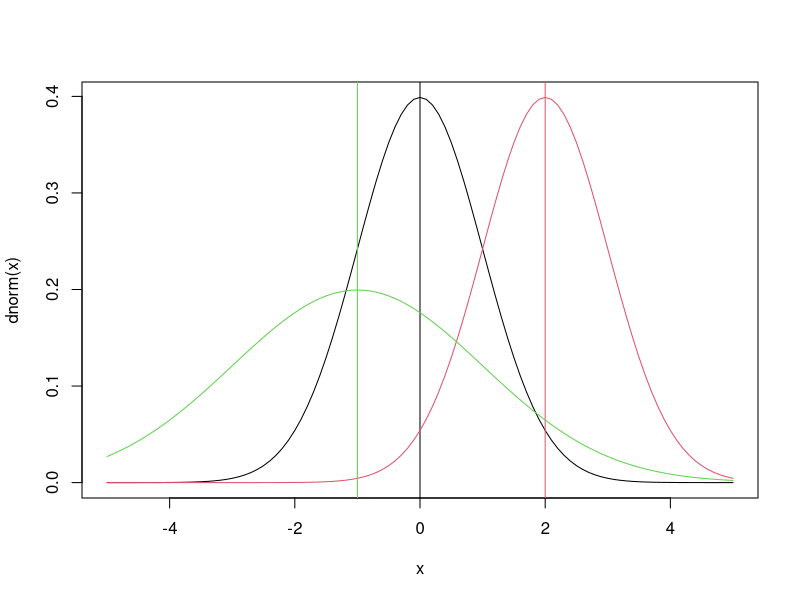
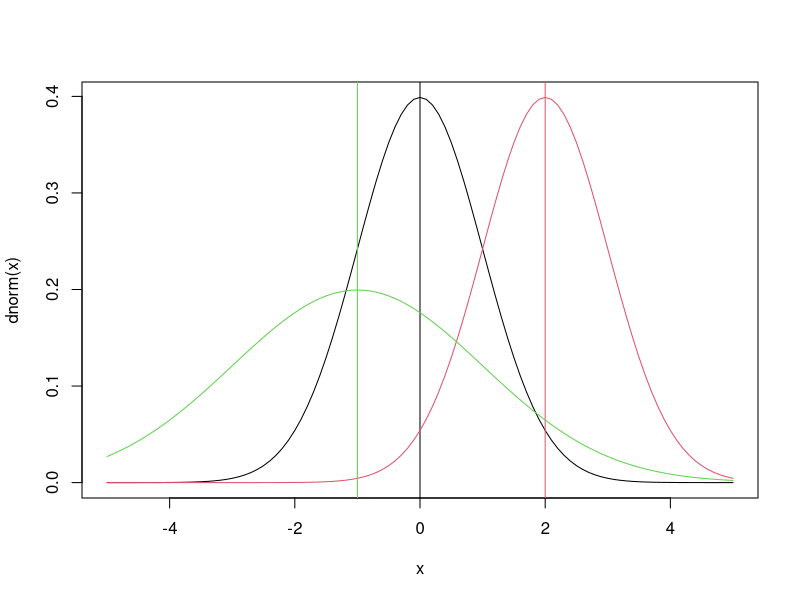
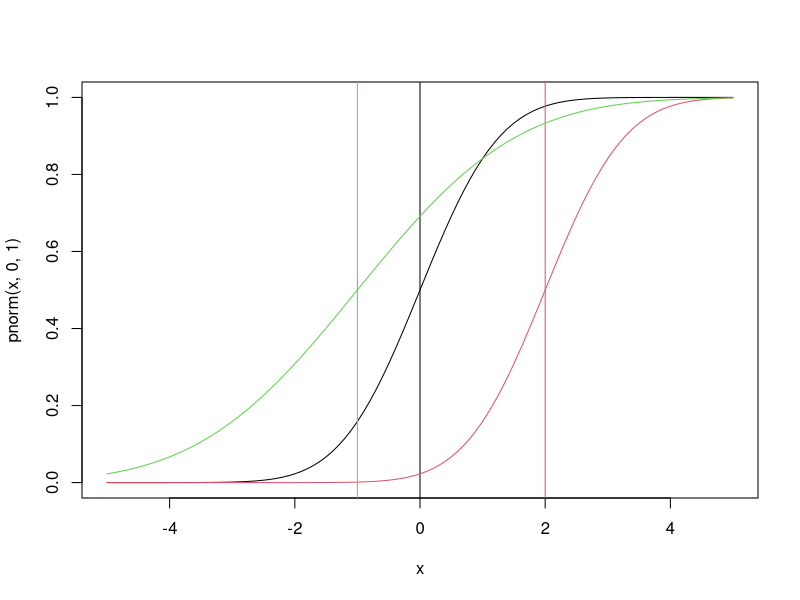
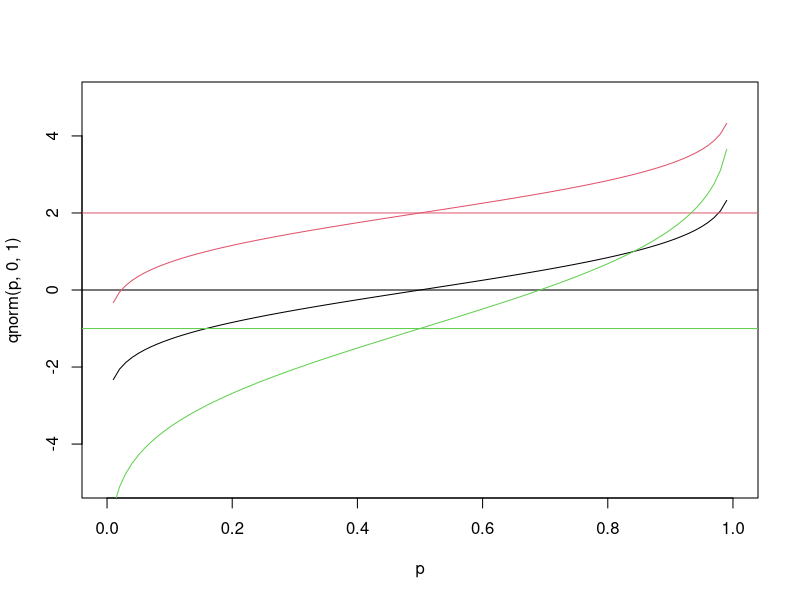
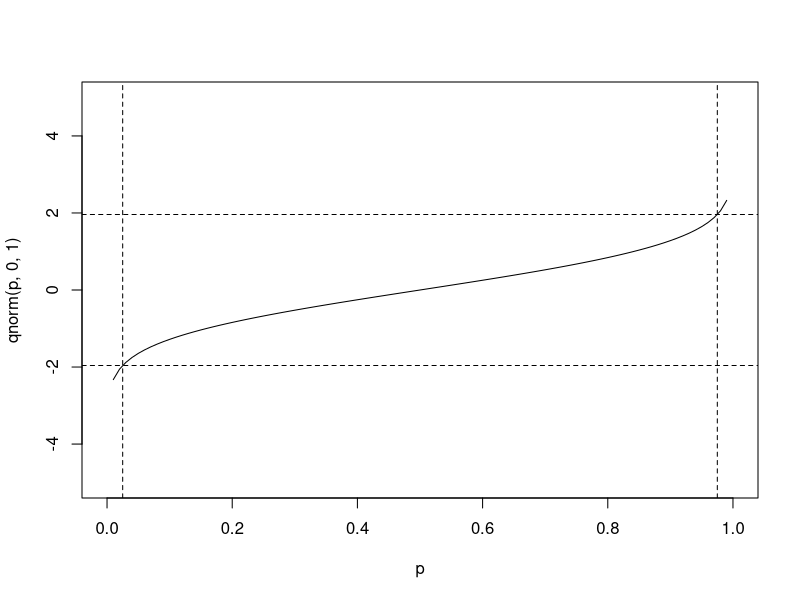
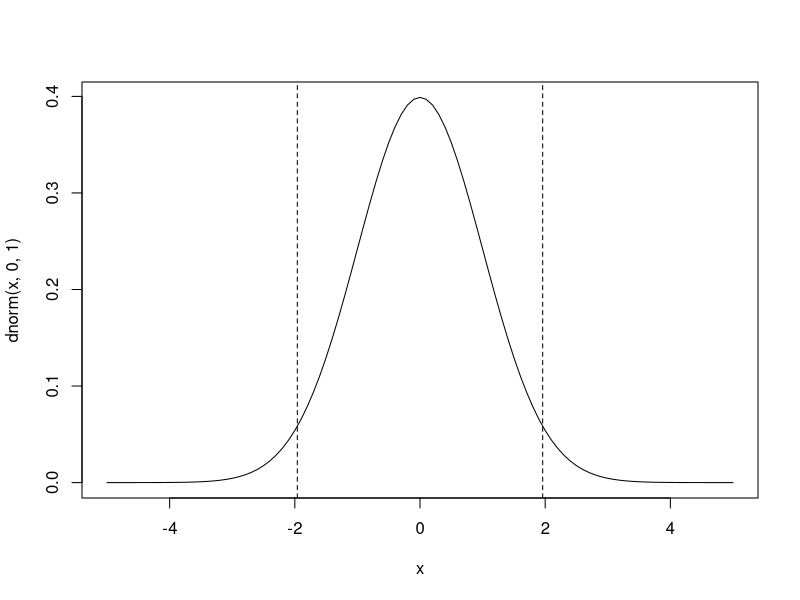
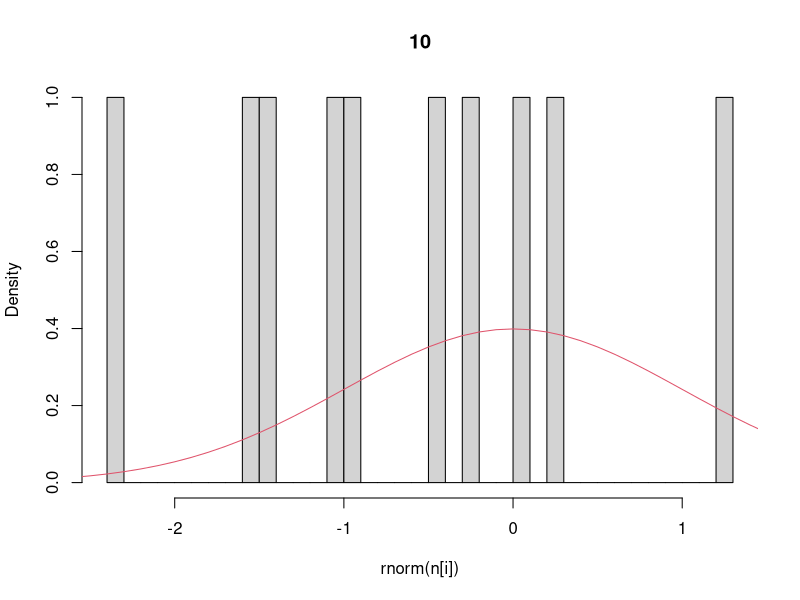
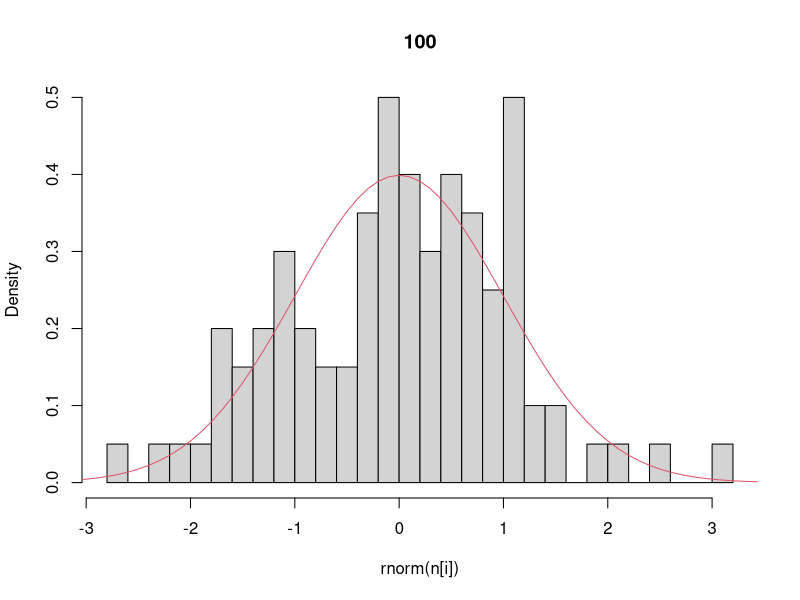

Recreate these plots in R, in order.
## ---- chunk 1
x = seq(-5,5,by=0.1)
plot(x,dnorm(x),type='l')  		## that’s a lowercase “L” for “line”
abline(v=0)					          ## add a line to indicate the mean (“v” is for “vertical”)
lines(x,dnorm(x,2),col=2)			## try changing the mean (“col” sets the color)
abline(v=2,col=2)
lines(x,dnorm(x,-1,2),col=3)	## try changing the mean and standard dev
abline(v=-1,col=3)
## ---- chunk 2
curve(dnorm,-5,5)
abline(v=0)
curve(dnorm(x,2),-5,5,add=TRUE,col=2)
abline(v=2,col=2)
curve(dnorm(x,-1,2),-5,5,add=TRUE,col=3)	## try changing the mean and standard dev
abline(v=-1,col=3)
## ---- chunk 3
dnorm(0.5,0,1)
dnorm(0.5,2,1)
dnorm(0.5,-1,2)
## ---- chunk 4
plot(x,pnorm(x,0,1),type='l')
abline(v=0)
lines(x,pnorm(x,2,1),col=2)
abline(v=2,col=2)
lines(x,pnorm(x,-1,2),col=3)
abline(v=-1,col=3)
## ---- chunk 5
pnorm(0.5,0,1)
pnorm(0.5,2,1)
pnorm(0.5,-1,2)
## ---- chunk 6
p = seq(0,1,by=0.01)
plot(p,qnorm(p,0,1),type='l',ylim=range(x))    # ylim sets the y-axis range
# range returns the min/max as a 2-element vector
abline(h=0)						# “h” for “horizontal”
lines(p,qnorm(p,2,1),col=2)
abline(h=2,col=2)
lines(p,qnorm(p,-1,2),col=3)
abline(h=-1,col=3)
## ---- chunk 7
qnorm(c(0.025,0.975),0,1)		# what width CI is specified by these values?
plot(p,qnorm(p,0,1),type='l',ylim=range(x))
abline(v=c(0.025,0.975),lty=2)	# add vertical lines at the CI
abline(h=qnorm(c(0.025,0.975)),lty=2)	#add horizontal lines at the threshold vals
plot(x,dnorm(x,0,1),type='l')		# plot the corresponding pdf
abline(v=qnorm(c(0.025,0.975)),lty=2)
## ---- chunk 8
n = c(10,100,1000,10000)	# sequence of sample sizes
for(i in 1:4){			# loop over these sample sizes
  hist(rnorm(n[i]),main=n[i],probability=TRUE,breaks=40)  
				#here breaks defines number of bins in the histogram
  lines(x,dnorm(x),col=2)
}
## ---- chunk 9
y = rnorm(10)  	## Sample size = 10
y
mean(y)
sd(y)			## standard deviation
sd(y)/sqrt(10) 		## standard error
y = rnorm(10000) 	## Sample size = 10000
mean(y)
sd(y)			## standard deviation
sd(y)/sqrt(10000) 	## standard error
## ---- chunk 10
plot(x,dunif(x),type='l')
lines(x,dunif(x,0,4),col=2)
lines(x,dunif(x,-3,-0.5),col=3)

plot(x,punif(x),type='l')
lines(x,punif(x,0,4),col=2)
lines(x,punif(x,-3,-0.5),col=3)

plot(p,qunif(p),type='l',ylim=range(x))
lines(p,qunif(p,0,4),col=2)
lines(p,qunif(p,-3,-0.5),col=3)

hist(runif(500,-3,3),breaks=30,xlim=range(x),probability=TRUE)
lines(x,dunif(x,-3,3),col=2)
## ---- chunk 11
plot(p,dbeta(p,5,5),type='l')
lines(p,dbeta(p,1,1),col=2)
lines(p,dbeta(p,0.2,0.2),col=3)

## vary beta
plot(p,dbeta(p,6,6),type='l',ylim=c(0,5))
lines(p,dbeta(p,6,4),col=2)
lines(p,dbeta(p,6,2),col=3)
lines(p,dbeta(p,6,1.25),col=4)
lines(p,dbeta(p,6,1),col=5)
lines(p,dbeta(p,6,0.25),col=6)
legend("topleft",legend=c(6,4,2,1.25,1,0.5),lty=1,col=1:6)

plot(p,pbeta(p,5,5),type='l')
lines(p,pbeta(p,1,1),col=2)
lines(p,pbeta(p,0.2,0.2),col=3)

hist(rbeta(500,3,3),breaks=30,xlim=range(p),probability=TRUE)
lines(p,dbeta(p,3,3),col=2)
lines(p,dbeta(p,3,3),col=2)
## ---- chunk 12
## changing the mean
x <- 10^seq(-2,2,by=0.01)
plot(x,dlnorm(x,0),type='l',xlim=c(0,15),main="Changing the Mean")
lines(x,dlnorm(x,1),col=2)
lines(x,dlnorm(x,2),col=3)
legend("topright",legend=0:2,lty=1,col=1:3)

## on a log scale
plot(x,dlnorm(x,0),type='l',log='x',main="Log Scale")
lines(x,dlnorm(x,1),col=2)
lines(x,dlnorm(x,2),col=3)
abline(v=exp(0),col=1)
abline(v=exp(1),col=2)
abline(v=exp(2),col=3)
legend("topright",legend=0:2,lty=1,col=1:3)

## changing the variance
plot(x,dlnorm(x,2,.125),type='l',xlim=c(0,20),ylim=c(0,0.6),main="Changing the Variance")
lines(x,dlnorm(x,2,0.25),col=2)
lines(x,dlnorm(x,2,0.5),col=3)
lines(x,dlnorm(x,2,1),col=4)
lines(x,dlnorm(x,2,2),col=5)
lines(x,dlnorm(x,2,4),col=6)
abline(v=exp(2),col=1)
legend("topright",legend=c(0.125,0.25,0.5,1,2,4),lty=1,col=1:6)

## random sample
hist(rlnorm(250,2,1),breaks=30,probability=TRUE)
lines(x,dlnorm(x,2,1),col=4)
## ---- chunk 13
## changing the mean
x <- seq(0,10,by=0.01)
plot(x,dexp(x,0.125),type='l',ylim=c(0,1))
lines(x,dexp(x,0.25),col=2)
lines(x,dexp(x,0.5),col=3)
lines(x,dexp(x,1),col=4)
lines(x,dexp(x,2),col=5)
lines(x,dexp(x,4),col=6)
legend("topright",legend=c(0.125,0.25,0.5,1,2,4),lty=1,col=1:6)

## random sample
hist(rexp(250,2),breaks=30,probability=TRUE)
lines(x,dexp(x,2),col=4)

## laplace vs Gaussian
plot(x,dexp(abs(x-5),1)/2,type='l')
lines(x,dnorm(x,5),col=2)

plot(x,dexp(abs(x-5),1)/2,type='l',log='y')   ## same plot as last but on a log scale
lines(x,dnorm(x,5),col=2)
## ---- chunk 14
x <- seq(0,10,by=0.01)

## change rate
plot(x,dgamma(x,3,3),type='l' ,ylim=c(0,1.6))
lines(x,dgamma(x,3,1),col=2)
lines(x,dgamma(x,3,6),col=3)
lines(x,dgamma(x,3,1/3),col=4)
legend("topright",legend=c(3,1,6,0.33),lty=1,col=1:4)

## change shape
plot(x,dgamma(x,3,3),type='l')
lines(x,dgamma(x,1,3),col=2)
lines(x,dgamma(x,6,3),col=3)
lines(x,dgamma(x,18,3),col=4)
legend("topright",legend=c(3,1,6,18),lty=1,col=1:4)

## change variance
a <- c(20,15,10,5,2.5,1.25)
r <- c(4,3,2,1,0.5,0.25)
plot(x,dgamma(x,20,4),type='l')
for(i in 1:6){
  lines(x,dgamma(x,a[i],r[i]),col=i)}
var = a/r^2
mean =  a/r
legend("topright",legend=format(var,digits=3),lty=1,col=1:6)
var
mean

## change mean
var = 4
mean = c(1,2,3,4,5)
rate = mean/var
shape = mean^2/var
plot(x,dgamma(x,shape[2],rate[2]),type='l',col=2)
for(i in 1:5){
  lines(x,dgamma(x,shape[i],rate[i]),col=i)
}
legend("topright",legend=1:5,lty=1,col=1:5)
rate
shape
## ---- chunk 15
x <- 0:11

## vary size of sample (number of draws)
size = c(1,5,10)
plot(x,dbinom(x,size[1],0.5),type='s')
for(i in 2:3){
  lines(x,dbinom(x,size[i],0.5),type='s',col=i)
}
legend("topright",legend=size,lty=1,col=1:3)

## vary probability
n = 10
p = c(0.1,0.25,0.5)
plot(x,dbinom(x,n,p[1]),type='s')
for(i in 2:3){
  lines(x,dbinom(x,n,p[i]),col=i,type='s')
}
abline(v = n*p,col=1:3,lty=2)
legend("topright",legend=p,lty=1,col=1:3)

## CDF
plot(x,pbinom(x,n,p[1]),type='s',ylim=c(0,1))
for(i in 2:3){
  lines(x,pbinom(x,n,p[i]),col=i,type='s')
}
legend("bottomright",legend=p,lty=1,col=1:3)

## Random samples
hist(rbinom(100,10,0.5)+0.0001,   ## small amount added because
     probability=TRUE,		 ## of way R calculates breaks 
     breaks=0:11,main="Random Binomial") 
lines(x,dbinom(x,10,0.5),type='s',col=2)	#Analytical solution
legend("topright",legend=c("sample","pmf"),lty=1,col=1:2)
## ---- chunk 16
x <- 0:12
plot(x,dpois(x,1),type='s')
lines(x,dpois(x,2),type='s',col=2)
lines(x,dpois(x,5),type='s',col=3)
legend("topright",legend=c(1,2,5),lty=1,col=1:3)

x <- 20:80
plot(x,dpois(x,50),type='s',ylim=c(0,0.08))  	#Poisson with mean 50 (variance = 50)
lines(x+0.5,dnorm(x,50,sqrt(50)),col=2)		#Normal with mean and variance of 50
lines(x,dbinom(x,100,0.5),col=3,type='s')		#Binomial with mean 50 (variance = 25)
legend("topright",legend=c("pois","norm","binom"),col=1:3,lty=1)

plot(x,dbinom(x,100,0.5),type='s',col=3)		#Binomial with mean 50 (variance = 25)
lines(x+0.5,dnorm(x,50,sqrt(25)),col=2)		#Normal with mean 50 and variance of 25
lines(x,dpois(x,50),col=1,type='s')			#Poisson with mean 50 (variance = 50)
legend("topright",legend=c("pois","norm","binom"),col=1:3,lty=1)
## ---- chunk 17
x <- 0:20
## negative binomial

## vary size
plot(x,dnbinom(x,1,0.5),type="s",main="vary size")
lines(x,dnbinom(x,2,0.5),type="s",col=2)
lines(x,dnbinom(x,3,0.5),type="s",col=3)
lines(x,dnbinom(x,5,0.5),type="s",col=4)
lines(x,dnbinom(x,10,0.5),type="s",col=5)
legend("topright",legend=c(1,2,3,5,10),col=1:5,lty=1)

## vary probability
plot(x,dnbinom(x,3,0.5),type="s",main="vary probability")
lines(x,dnbinom(x,3,0.3),type="s",col=2)
lines(x,dnbinom(x,3,0.2),type="s",col=3)
lines(x,dnbinom(x,3,0.1),type="s",col=4)
legend("topright",legend=c(0.5,0.3,0.2,0.1),col=1:5,lty=1)

## vary variance , alternate parameterization
mean = 8
var = c(10,20,30)
size = mean^2/(var-mean)
plot(x,dnbinom(x,mu=mean,size=size[1]),type="s",ylim=c(0,0.14),main="vary variance")
lines(x,dnbinom(x,mu=mean,size=size[2]),type="s",col=2)
lines(x,dnbinom(x,mu=mean,size=size[3]),type="s",col=3)
legend('topright',legend=format(c(var,mean),digits=2),col=1:4,lty=1)
lines(x,dpois(x,mean),col=4,type="s")
## NB as generalization of pois with inflated variance

## geometric
plot(x,dgeom(x,0.5),type="s",main="Geometric")
lines(x,dgeom(x,0.15),type="s",col=2)
lines(x,dgeom(x,0.05),type="s",col=3)
lines(x,dnbinom(x,1,0.15),type="s",col=4,lty=2)
## geometric as special case of NB where size = 1
